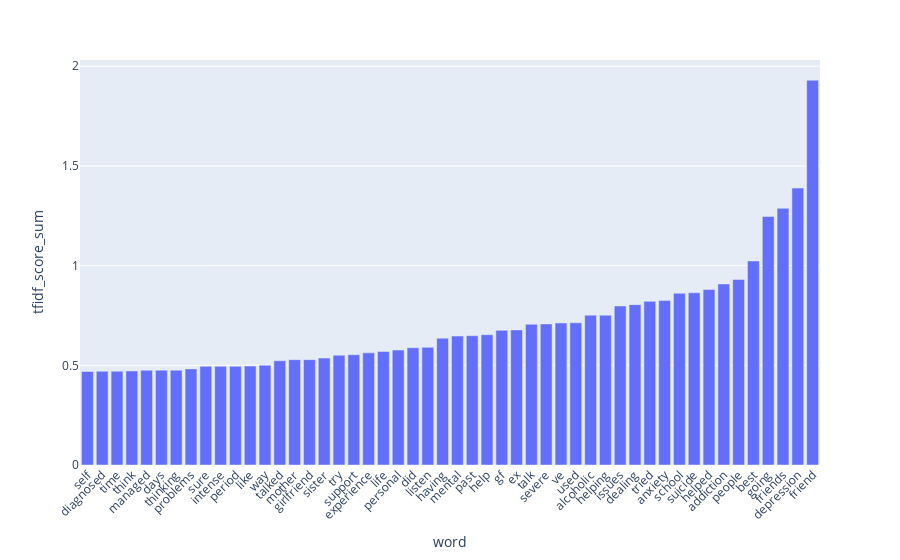

The notebook cell this image was saved under:
### Code cell
fig = px.bar(words_df.tail(50), x='word', y='tfidf_score_sum')
fig.update_xaxes(tickangle= -45)  
fig.show()

### Figure 1 — Plotly figure (JSON) as saved in the notebook; plotly's stock layout.template omitted (floating-point values rounded to 4 significant figures)
{"data": [{"alignmentgroup": "True", "hovertemplate": "word=%{x}<br>tfidf_score_sum=%{y}<extra></extra>", "legendgroup": "", "marker": {"color": "#636efa", "pattern": {"shape": ""}}, "name": "", "offsetgroup": "", "orientation": "v", "showlegend": false, "textposition": "auto", "type": "bar", "x": ["self", "diagnosed", "time", "think", "managed", "days", "thinking", "problems", "sure", "intense", "period", "like", "way", "talked", "mother", "girlfriend", "sister", "try", "support", "experience", "life", "personal", "did", "listen", "having", "mental", "past", "help", "gf", "ex", "talk", "severe", "ve", "used", "alcoholic", "helping", "issues", "dealing", "tried", "anxiety", "school", "suicide", "helped", "addiction", "people", "best", "going", "friends", "depression", "friend"], "xaxis": "x", "y": [0.4693, 0.4701, 0.4701, 0.4717, 0.4753, 0.4753, 0.4753, 0.482, 0.4952, 0.4952, 0.4952, 0.4964, 0.5006, 0.5227, 0.5284, 0.5285, 0.5366, 0.5504, 0.5531, 0.5625, 0.5693, 0.5768, 0.5881, 0.5902, 0.636, 0.6467, 0.6485, 0.6535, 0.6755, 0.6776, 0.7058, 0.7076, 0.7125, 0.7131, 0.7514, 0.7514, 0.7978, 0.8043, 0.8208, 0.8246, 0.8614, 0.8637, 0.8798, 0.908, 0.9304, 1.024, 1.247, 1.288, 1.389, 1.93], "yaxis": "y"}], "layout": {"barmode": "relative", "legend": {"tracegroupgap": 0}, "margin": {"t": 60}, "xaxis": {"anchor": "y", "domain": [0, 1], "tickangle": -45, "title": {"text": "word"}}, "yaxis": {"anchor": "x", "domain": [0, 1], "title": {"text": "tfidf_score_sum"}}}}
